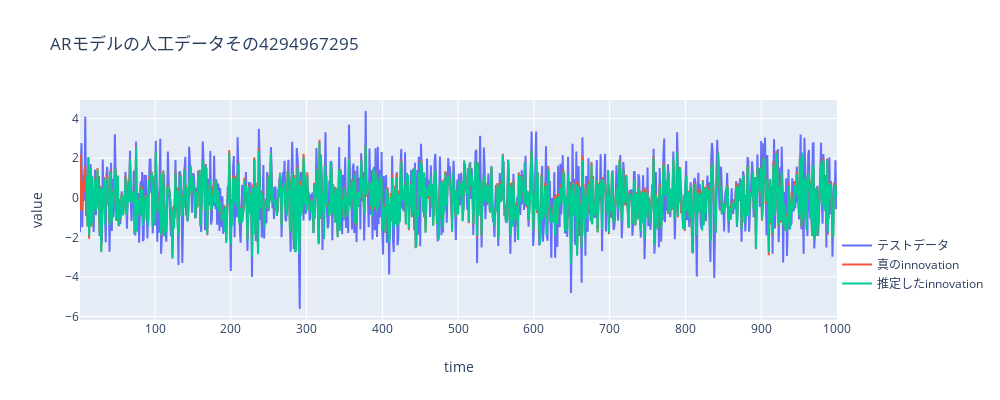

Notebook code for this chart:
### Code cell
fig = plotly.graph_objs.Figure(
    data=[plotly.graph_objs.Scatter(x=list(range(len(testData))), y=testData, name="テストデータ", yaxis='y'),
          plotly.graph_objs.Scatter(x=list(range(len(testinnovation))), y=testinnovation, name="真のinnovation", yaxis='y'),
          plotly.graph_objs.Scatter(x=list(range(len(inno_hat))), y=inno_hat, name="推定したinnovation", yaxis='y'),
                ], 
    layout=plotly.graph_objs.Layout(title="ARモデルの人工データその{0}".format(seed),
                legend={"x":1, "y":0.1},
                xaxis={"title":"time","range":[1,1000]},
                yaxis={"title":"value"},
                width = 1000,       # 全体のサイズ
                height = 400,
                )
)
plotly.offline.iplot(fig)

### Figure 1 — Plotly figure (JSON) as saved in the notebook; plotly's stock layout.template omitted (floating-point values rounded to 4 significant figures; data arrays with more than 128 entries replaced by an {"elided": "..."} marker saying what was removed)
{"data": [{"name": "テストデータ", "type": "scatter", "x": {"elided": "1000 int values"}, "y": {"elided": "1000 float values"}, "yaxis": "y"}, {"name": "真のinnovation", "type": "scatter", "x": {"elided": "1000 int values"}, "y": {"elided": "1000 float values"}, "yaxis": "y"}, {"name": "推定したinnovation", "type": "scatter", "x": {"elided": "1000 int values"}, "y": {"elided": "1000 float values"}, "yaxis": "y"}], "layout": {"height": 400, "legend": {"x": 1, "y": 0.1}, "title": {"text": "ARモデルの人工データその4294967295"}, "width": 1000, "xaxis": {"range": [1, 1000], "title": {"text": "time"}}, "yaxis": {"title": {"text": "value"}}}}
